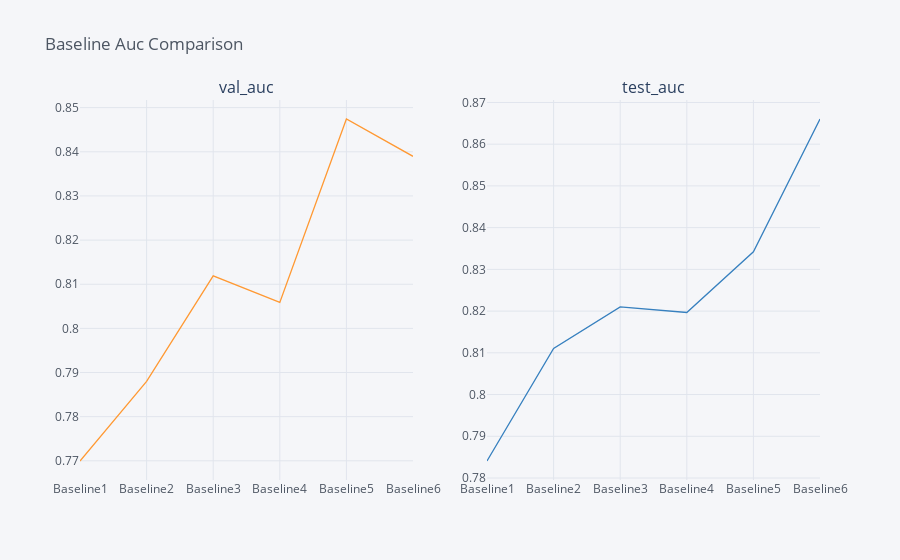

Notebook code cell kept with this figure:
### Code cell
Baselines[ordered[2:4]].iplot(subplots=True, subplot_titles=ordered[2:4], legend=False, title = 'Baseline Auc Comparison')

### Figure 1 — Plotly figure (JSON) as saved in the notebook; plotly's stock layout.template omitted (floating-point values rounded to 4 significant figures)
{"data": [{"line": {"color": "rgba(255, 153, 51, 1.0)", "dash": "solid", "shape": "linear", "width": 1.3}, "mode": "lines", "name": "val_auc", "text": "", "type": "scatter", "x": ["Baseline1", "Baseline2", "Baseline3", "Baseline4", "Baseline5", "Baseline6"], "xaxis": "x", "y": [0.77, 0.788, 0.8119, 0.8059, 0.8474, 0.839], "yaxis": "y"}, {"line": {"color": "rgba(55, 128, 191, 1.0)", "dash": "solid", "shape": "linear", "width": 1.3}, "mode": "lines", "name": "test_auc", "text": "", "type": "scatter", "x": ["Baseline1", "Baseline2", "Baseline3", "Baseline4", "Baseline5", "Baseline6"], "xaxis": "x2", "y": [0.7841, 0.811, 0.821, 0.8197, 0.8342, 0.866], "yaxis": "y2"}], "layout": {"annotations": [{"font": {"size": 16}, "showarrow": false, "text": "val_auc", "x": 0.225, "xanchor": "center", "xref": "paper", "y": 1, "yanchor": "bottom", "yref": "paper"}, {"font": {"size": 16}, "showarrow": false, "text": "test_auc", "x": 0.775, "xanchor": "center", "xref": "paper", "y": 1, "yanchor": "bottom", "yref": "paper"}], "autosize": true, "legend": {"bgcolor": "#F5F6F9", "font": {"color": "#4D5663"}}, "paper_bgcolor": "#F5F6F9", "plot_bgcolor": "#F5F6F9", "showlegend": false, "title": {"font": {"color": "#4D5663"}, "text": "Baseline Auc Comparison"}, "xaxis": {"anchor": "y", "autorange": true, "domain": [0, 0.45], "gridcolor": "#E1E5ED", "range": [0, 5], "showgrid": true, "tickfont": {"color": "#4D5663"}, "title": {"font": {"color": "#4D5663"}, "text": ""}, "type": "category", "zerolinecolor": "#E1E5ED"}, "xaxis2": {"anchor": "y2", "autorange": true, "domain": [0.55, 1], "gridcolor": "#E1E5ED", "range": [0, 5], "showgrid": true, "tickfont": {"color": "#4D5663"}, "title": {"font": {"color": "#4D5663"}, "text": ""}, "type": "category", "zerolinecolor": "#E1E5ED"}, "yaxis": {"anchor": "x", "autorange": true, "domain": [0, 1], "gridcolor": "#E1E5ED", "range": [0.7657, 0.8517], "showgrid": true, "tickfont": {"color": "#4D5663"}, "title": {"font": {"color": "#4D5663"}, "text": ""}, "type": "linear", "zerolinecolor": "#E1E5ED"}, "yaxis2": {"anchor": "x2", "autorange": true, "domain": [0, 1], "gridcolor": "#E1E5ED", "range": [0.7795, 0.8706], "showgrid": true, "tickfont": {"color": "#4D5663"}, "title": {"font": {"color": "#4D5663"}, "text": ""}, "type": "linear", "zerolinecolor": "#E1E5ED"}}}
